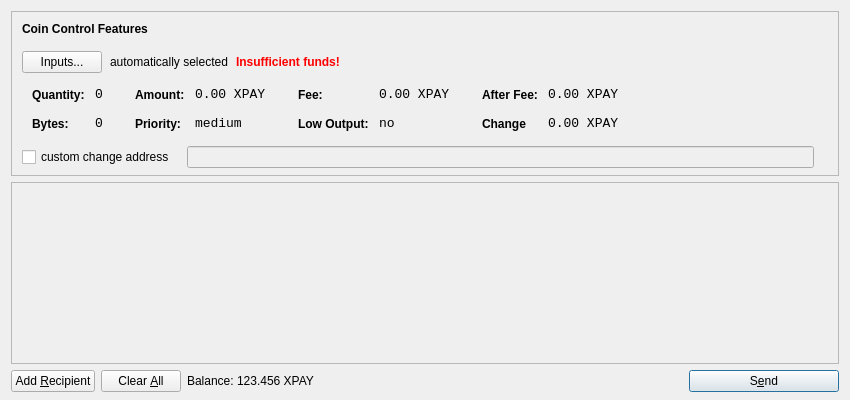
<?xml version="1.0" encoding="UTF-8"?>
<ui version="4.0">
 <class>SendCoinsDialog</class>
 <widget class="QDialog" name="SendCoinsDialog">
  <property name="geometry">
   <rect>
    <x>0</x>
    <y>0</y>
    <width>850</width>
    <height>400</height>
   </rect>
  </property>
  <property name="windowTitle">
   <string>Send Coins</string>
  </property>
  <layout class="QVBoxLayout" name="verticalLayout" stretch="0,1,0">
   <property name="bottomMargin">
    <number>8</number>
   </property>
   <item>
    <widget class="QFrame" name="frameCoinControl">
     <property name="sizePolicy">
      <sizepolicy hsizetype="Expanding" vsizetype="Expanding">
       <horstretch>0</horstretch>
       <verstretch>0</verstretch>
      </sizepolicy>
     </property>
     <property name="maximumSize">
      <size>
       <width>16777215</width>
       <height>16777215</height>
      </size>
     </property>
     <property name="frameShape">
      <enum>QFrame::StyledPanel</enum>
     </property>
     <property name="frameShadow">
      <enum>QFrame::Sunken</enum>
     </property>
     <layout class="QVBoxLayout" name="verticalLayoutCoinControl2">
      <property name="spacing">
       <number>-1</number>
      </property>
      <property name="leftMargin">
       <number>0</number>
      </property>
      <property name="topMargin">
       <number>0</number>
      </property>
      <property name="rightMargin">
       <number>0</number>
      </property>
      <property name="bottomMargin">
       <number>6</number>
      </property>
      <item>
       <layout class="QVBoxLayout" name="verticalLayoutCoinControl" stretch="0,0,0,0,1">
        <property name="spacing">
         <number>0</number>
        </property>
        <property name="leftMargin">
         <number>10</number>
        </property>
        <property name="topMargin">
         <number>10</number>
        </property>
        <item>
         <layout class="QHBoxLayout" name="horizontalLayoutCoinControl1">
          <property name="bottomMargin">
           <number>15</number>
          </property>
          <item>
           <widget class="QLabel" name="labelCoinControlFeatures">
            <property name="sizePolicy">
             <sizepolicy hsizetype="Preferred" vsizetype="Maximum">
              <horstretch>0</horstretch>
              <verstretch>0</verstretch>
             </sizepolicy>
            </property>
            <property name="font">
             <font>
              <weight>75</weight>
              <bold>true</bold>
             </font>
            </property>
            <property name="styleSheet">
             <string notr="true">font-weight:bold;</string>
            </property>
            <property name="text">
             <string>Coin Control Features</string>
            </property>
           </widget>
          </item>
         </layout>
        </item>
        <item>
         <layout class="QHBoxLayout" name="horizontalLayoutCoinControl2" stretch="0,0,0,0">
          <property name="spacing">
           <number>8</number>
          </property>
          <property name="bottomMargin">
           <number>10</number>
          </property>
          <item>
           <widget class="QPushButton" name="pushButtonCoinControl">
            <property name="styleSheet">
             <string notr="true"/>
            </property>
            <property name="text">
             <string>Inputs...</string>
            </property>
           </widget>
          </item>
          <item>
           <widget class="QLabel" name="labelCoinControlAutomaticallySelected">
            <property name="text">
             <string>automatically selected</string>
            </property>
            <property name="margin">
             <number>5</number>
            </property>
           </widget>
          </item>
          <item>
           <widget class="QLabel" name="labelCoinControlInsuffFunds">
            <property name="font">
             <font>
              <weight>75</weight>
              <bold>true</bold>
             </font>
            </property>
            <property name="styleSheet">
             <string notr="true">color:red;font-weight:bold;</string>
            </property>
            <property name="text">
             <string>Insufficient funds!</string>
            </property>
            <property name="margin">
             <number>5</number>
            </property>
           </widget>
          </item>
          <item>
           <spacer name="horizontalSpacerCoinControl">
            <property name="orientation">
             <enum>Qt::Horizontal</enum>
            </property>
            <property name="sizeHint" stdset="0">
             <size>
              <width>40</width>
              <height>1</height>
             </size>
            </property>
           </spacer>
          </item>
         </layout>
        </item>
        <item>
         <widget class="QWidget" name="widgetCoinControl" native="true">
          <property name="sizePolicy">
           <sizepolicy hsizetype="Preferred" vsizetype="Preferred">
            <horstretch>0</horstretch>
            <verstretch>0</verstretch>
           </sizepolicy>
          </property>
          <property name="minimumSize">
           <size>
            <width>0</width>
            <height>0</height>
           </size>
          </property>
          <property name="styleSheet">
           <string notr="true"/>
          </property>
          <layout class="QHBoxLayout" name="horizontalLayoutCoinControl5">
           <property name="margin">
            <number>0</number>
           </property>
           <item>
            <layout class="QHBoxLayout" name="horizontalLayoutCoinControl3" stretch="0,0,0,1">
             <property name="spacing">
              <number>20</number>
             </property>
             <property name="topMargin">
              <number>0</number>
             </property>
             <property name="bottomMargin">
              <number>10</number>
             </property>
             <item>
              <layout class="QFormLayout" name="formLayoutCoinControl1">
               <property name="horizontalSpacing">
                <number>10</number>
               </property>
               <property name="verticalSpacing">
                <number>14</number>
               </property>
               <property name="leftMargin">
                <number>10</number>
               </property>
               <property name="topMargin">
                <number>4</number>
               </property>
               <property name="rightMargin">
                <number>6</number>
               </property>
               <item row="0" column="0">
                <widget class="QLabel" name="labelCoinControlQuantityText">
                 <property name="styleSheet">
                  <string notr="true">font-weight:bold;</string>
                 </property>
                 <property name="text">
                  <string>Quantity:</string>
                 </property>
                 <property name="margin">
                  <number>0</number>
                 </property>
                </widget>
               </item>
               <item row="0" column="1">
                <widget class="QLabel" name="labelCoinControlQuantity">
                 <property name="font">
                  <font>
                   <family>Monospace</family>
                   <pointsize>10</pointsize>
                  </font>
                 </property>
                 <property name="cursor">
                  <cursorShape>IBeamCursor</cursorShape>
                 </property>
                 <property name="contextMenuPolicy">
                  <enum>Qt::ActionsContextMenu</enum>
                 </property>
                 <property name="text">
                  <string>0</string>
                 </property>
                 <property name="margin">
                  <number>0</number>
                 </property>
                 <property name="textInteractionFlags">
                  <set>Qt::LinksAccessibleByMouse|Qt::TextSelectableByKeyboard|Qt::TextSelectableByMouse</set>
                 </property>
                </widget>
               </item>
               <item row="1" column="0">
                <widget class="QLabel" name="labelCoinControlBytesText">
                 <property name="styleSheet">
                  <string notr="true">font-weight:bold;</string>
                 </property>
                 <property name="text">
                  <string>Bytes:</string>
                 </property>
                </widget>
               </item>
               <item row="1" column="1">
                <widget class="QLabel" name="labelCoinControlBytes">
                 <property name="font">
                  <font>
                   <family>Monospace</family>
                   <pointsize>10</pointsize>
                  </font>
                 </property>
                 <property name="cursor">
                  <cursorShape>IBeamCursor</cursorShape>
                 </property>
                 <property name="contextMenuPolicy">
                  <enum>Qt::ActionsContextMenu</enum>
                 </property>
                 <property name="text">
                  <string>0</string>
                 </property>
                 <property name="textInteractionFlags">
                  <set>Qt::LinksAccessibleByMouse|Qt::TextSelectableByKeyboard|Qt::TextSelectableByMouse</set>
                 </property>
                </widget>
               </item>
              </layout>
             </item>
             <item>
              <layout class="QFormLayout" name="formLayoutCoinControl2">
               <property name="horizontalSpacing">
                <number>10</number>
               </property>
               <property name="verticalSpacing">
                <number>14</number>
               </property>
               <property name="leftMargin">
                <number>6</number>
               </property>
               <property name="topMargin">
                <number>4</number>
               </property>
               <property name="rightMargin">
                <number>6</number>
               </property>
               <item row="0" column="0">
                <widget class="QLabel" name="labelCoinControlAmountText">
                 <property name="styleSheet">
                  <string notr="true">font-weight:bold;</string>
                 </property>
                 <property name="text">
                  <string>Amount:</string>
                 </property>
                 <property name="margin">
                  <number>0</number>
                 </property>
                </widget>
               </item>
               <item row="0" column="1">
                <widget class="QLabel" name="labelCoinControlAmount">
                 <property name="font">
                  <font>
                   <family>Monospace</family>
                   <pointsize>10</pointsize>
                  </font>
                 </property>
                 <property name="cursor">
                  <cursorShape>IBeamCursor</cursorShape>
                 </property>
                 <property name="contextMenuPolicy">
                  <enum>Qt::ActionsContextMenu</enum>
                 </property>
                 <property name="text">
                  <string>0.00 XPAY</string>
                 </property>
                 <property name="textInteractionFlags">
                  <set>Qt::LinksAccessibleByMouse|Qt::TextSelectableByKeyboard|Qt::TextSelectableByMouse</set>
                 </property>
                </widget>
               </item>
               <item row="1" column="0">
                <widget class="QLabel" name="labelCoinControlPriorityText">
                 <property name="styleSheet">
                  <string notr="true">font-weight:bold;</string>
                 </property>
                 <property name="text">
                  <string>Priority:</string>
                 </property>
                </widget>
               </item>
               <item row="1" column="1">
                <widget class="QLabel" name="labelCoinControlPriority">
                 <property name="font">
                  <font>
                   <family>Monospace</family>
                   <pointsize>10</pointsize>
                  </font>
                 </property>
                 <property name="cursor">
                  <cursorShape>IBeamCursor</cursorShape>
                 </property>
                 <property name="contextMenuPolicy">
                  <enum>Qt::ActionsContextMenu</enum>
                 </property>
                 <property name="text">
                  <string>medium</string>
                 </property>
                 <property name="textInteractionFlags">
                  <set>Qt::LinksAccessibleByMouse|Qt::TextSelectableByKeyboard|Qt::TextSelectableByMouse</set>
                 </property>
                </widget>
               </item>
              </layout>
             </item>
             <item>
              <layout class="QFormLayout" name="formLayoutCoinControl3">
               <property name="horizontalSpacing">
                <number>10</number>
               </property>
               <property name="verticalSpacing">
                <number>14</number>
               </property>
               <property name="leftMargin">
                <number>6</number>
               </property>
               <property name="topMargin">
                <number>4</number>
               </property>
               <property name="rightMargin">
                <number>6</number>
               </property>
               <item row="0" column="0">
                <widget class="QLabel" name="labelCoinControlFeeText">
                 <property name="styleSheet">
                  <string notr="true">font-weight:bold;</string>
                 </property>
                 <property name="text">
                  <string>Fee:</string>
                 </property>
                 <property name="margin">
                  <number>0</number>
                 </property>
                </widget>
               </item>
               <item row="0" column="1">
                <widget class="QLabel" name="labelCoinControlFee">
                 <property name="font">
                  <font>
                   <family>Monospace</family>
                   <pointsize>10</pointsize>
                  </font>
                 </property>
                 <property name="cursor">
                  <cursorShape>IBeamCursor</cursorShape>
                 </property>
                 <property name="contextMenuPolicy">
                  <enum>Qt::ActionsContextMenu</enum>
                 </property>
                 <property name="text">
                  <string>0.00 XPAY</string>
                 </property>
                 <property name="textInteractionFlags">
                  <set>Qt::LinksAccessibleByMouse|Qt::TextSelectableByKeyboard|Qt::TextSelectableByMouse</set>
                 </property>
                </widget>
               </item>
               <item row="1" column="0">
                <widget class="QLabel" name="labelCoinControlLowOutputText">
                 <property name="styleSheet">
                  <string notr="true">font-weight:bold;</string>
                 </property>
                 <property name="text">
                  <string>Low Output:</string>
                 </property>
                </widget>
               </item>
               <item row="1" column="1">
                <widget class="QLabel" name="labelCoinControlLowOutput">
                 <property name="font">
                  <font>
                   <family>Monospace</family>
                   <pointsize>10</pointsize>
                  </font>
                 </property>
                 <property name="cursor">
                  <cursorShape>IBeamCursor</cursorShape>
                 </property>
                 <property name="contextMenuPolicy">
                  <enum>Qt::ActionsContextMenu</enum>
                 </property>
                 <property name="text">
                  <string>no</string>
                 </property>
                 <property name="textInteractionFlags">
                  <set>Qt::LinksAccessibleByMouse|Qt::TextSelectableByKeyboard|Qt::TextSelectableByMouse</set>
                 </property>
                </widget>
               </item>
              </layout>
             </item>
             <item>
              <layout class="QFormLayout" name="formLayoutCoinControl4">
               <property name="horizontalSpacing">
                <number>10</number>
               </property>
               <property name="verticalSpacing">
                <number>14</number>
               </property>
               <property name="leftMargin">
                <number>6</number>
               </property>
               <property name="topMargin">
                <number>4</number>
               </property>
               <property name="rightMargin">
                <number>6</number>
               </property>
               <item row="0" column="0">
                <widget class="QLabel" name="labelCoinControlAfterFeeText">
                 <property name="styleSheet">
                  <string notr="true">font-weight:bold;</string>
                 </property>
                 <property name="text">
                  <string>After Fee:</string>
                 </property>
                 <property name="margin">
                  <number>0</number>
                 </property>
                </widget>
               </item>
               <item row="0" column="1">
                <widget class="QLabel" name="labelCoinControlAfterFee">
                 <property name="font">
                  <font>
                   <family>Monospace</family>
                   <pointsize>10</pointsize>
                  </font>
                 </property>
                 <property name="cursor">
                  <cursorShape>IBeamCursor</cursorShape>
                 </property>
                 <property name="contextMenuPolicy">
                  <enum>Qt::ActionsContextMenu</enum>
                 </property>
                 <property name="text">
                  <string>0.00 XPAY</string>
                 </property>
                 <property name="textInteractionFlags">
                  <set>Qt::LinksAccessibleByMouse|Qt::TextSelectableByKeyboard|Qt::TextSelectableByMouse</set>
                 </property>
                </widget>
               </item>
               <item row="1" column="0">
                <widget class="QLabel" name="labelCoinControlChangeText">
                 <property name="styleSheet">
                  <string notr="true">font-weight:bold;</string>
                 </property>
                 <property name="text">
                  <string>Change</string>
                 </property>
                </widget>
               </item>
               <item row="1" column="1">
                <widget class="QLabel" name="labelCoinControlChange">
                 <property name="font">
                  <font>
                   <family>Monospace</family>
                   <pointsize>10</pointsize>
                  </font>
                 </property>
                 <property name="cursor">
                  <cursorShape>IBeamCursor</cursorShape>
                 </property>
                 <property name="contextMenuPolicy">
                  <enum>Qt::ActionsContextMenu</enum>
                 </property>
                 <property name="text">
                  <string>0.00 XPAY</string>
                 </property>
                 <property name="textInteractionFlags">
                  <set>Qt::LinksAccessibleByMouse|Qt::TextSelectableByKeyboard|Qt::TextSelectableByMouse</set>
                 </property>
                </widget>
               </item>
              </layout>
             </item>
            </layout>
           </item>
          </layout>
         </widget>
        </item>
        <item>
         <layout class="QHBoxLayout" name="horizontalLayoutCoinControl4" stretch="0,0,0">
          <property name="spacing">
           <number>12</number>
          </property>
          <property name="sizeConstraint">
           <enum>QLayout::SetDefaultConstraint</enum>
          </property>
          <property name="topMargin">
           <number>5</number>
          </property>
          <property name="rightMargin">
           <number>5</number>
          </property>
          <item>
           <widget class="QCheckBox" name="checkBoxCoinControlChange">
            <property name="text">
             <string>custom change address</string>
            </property>
           </widget>
          </item>
          <item>
           <widget class="QLineEdit" name="lineEditCoinControlChange">
            <property name="enabled">
             <bool>false</bool>
            </property>
            <property name="sizePolicy">
             <sizepolicy hsizetype="Expanding" vsizetype="Fixed">
              <horstretch>0</horstretch>
              <verstretch>0</verstretch>
             </sizepolicy>
            </property>
           </widget>
          </item>
          <item>
           <widget class="QLabel" name="labelCoinControlChangeLabel">
            <property name="sizePolicy">
             <sizepolicy hsizetype="Preferred" vsizetype="Expanding">
              <horstretch>0</horstretch>
              <verstretch>0</verstretch>
             </sizepolicy>
            </property>
            <property name="minimumSize">
             <size>
              <width>0</width>
              <height>0</height>
             </size>
            </property>
            <property name="text">
             <string/>
            </property>
            <property name="margin">
             <number>3</number>
            </property>
           </widget>
          </item>
         </layout>
        </item>
        <item>
         <spacer name="verticalSpacerCoinControl">
          <property name="orientation">
           <enum>Qt::Vertical</enum>
          </property>
          <property name="sizeHint" stdset="0">
           <size>
            <width>800</width>
            <height>1</height>
           </size>
          </property>
         </spacer>
        </item>
       </layout>
      </item>
     </layout>
    </widget>
   </item>
   <item>
    <widget class="QScrollArea" name="scrollArea">
     <property name="widgetResizable">
      <bool>true</bool>
     </property>
     <widget class="QWidget" name="scrollAreaWidgetContents">
      <property name="geometry">
       <rect>
        <x>0</x>
        <y>0</y>
        <width>830</width>
        <height>165</height>
       </rect>
      </property>
      <layout class="QVBoxLayout" name="verticalLayout_2">
       <property name="margin">
        <number>0</number>
       </property>
       <item>
        <layout class="QVBoxLayout" name="entries">
         <property name="spacing">
          <number>6</number>
         </property>
        </layout>
       </item>
       <item>
        <spacer name="verticalSpacer">
         <property name="orientation">
          <enum>Qt::Vertical</enum>
         </property>
         <property name="sizeHint" stdset="0">
          <size>
           <width>20</width>
           <height>40</height>
          </size>
         </property>
        </spacer>
       </item>
      </layout>
     </widget>
    </widget>
   </item>
   <item>
    <layout class="QHBoxLayout" name="horizontalLayout">
     <item>
      <widget class="QPushButton" name="addButton">
       <property name="toolTip">
        <string>Send to multiple recipients at once</string>
       </property>
       <property name="text">
        <string>Add &amp;Recipient</string>
       </property>
       <property name="icon">
        <iconset resource="../bitcoin.qrc">
         <normaloff>:/icons/add</normaloff>:/icons/add</iconset>
       </property>
       <property name="autoDefault">
        <bool>false</bool>
       </property>
      </widget>
     </item>
     <item>
      <widget class="QPushButton" name="clearButton">
       <property name="sizePolicy">
        <sizepolicy hsizetype="Minimum" vsizetype="Fixed">
         <horstretch>0</horstretch>
         <verstretch>0</verstretch>
        </sizepolicy>
       </property>
       <property name="toolTip">
        <string>Remove all transaction fields</string>
       </property>
       <property name="text">
        <string>Clear &amp;All</string>
       </property>
       <property name="icon">
        <iconset resource="../bitcoin.qrc">
         <normaloff>:/icons/remove</normaloff>:/icons/remove</iconset>
       </property>
       <property name="autoRepeatDelay">
        <number>300</number>
       </property>
       <property name="autoDefault">
        <bool>false</bool>
       </property>
      </widget>
     </item>
     <item>
      <layout class="QHBoxLayout" name="horizontalLayout_2">
       <property name="spacing">
        <number>3</number>
       </property>
       <item>
        <widget class="QLabel" name="label">
         <property name="sizePolicy">
          <sizepolicy hsizetype="Preferred" vsizetype="Fixed">
           <horstretch>0</horstretch>
           <verstretch>0</verstretch>
          </sizepolicy>
         </property>
         <property name="text">
          <string>Balance:</string>
         </property>
        </widget>
       </item>
       <item>
        <widget class="QLabel" name="labelBalance">
         <property name="sizePolicy">
          <sizepolicy hsizetype="Preferred" vsizetype="Fixed">
           <horstretch>0</horstretch>
           <verstretch>0</verstretch>
          </sizepolicy>
         </property>
         <property name="cursor">
          <cursorShape>IBeamCursor</cursorShape>
         </property>
         <property name="text">
          <string>123.456 XPAY</string>
         </property>
         <property name="textInteractionFlags">
          <set>Qt::LinksAccessibleByMouse|Qt::TextSelectableByKeyboard|Qt::TextSelectableByMouse</set>
         </property>
        </widget>
       </item>
      </layout>
     </item>
     <item>
      <spacer name="horizontalSpacer">
       <property name="orientation">
        <enum>Qt::Horizontal</enum>
       </property>
       <property name="sizeHint" stdset="0">
        <size>
         <width>40</width>
         <height>20</height>
        </size>
       </property>
      </spacer>
     </item>
     <item>
      <widget class="QPushButton" name="sendButton">
       <property name="minimumSize">
        <size>
         <width>150</width>
         <height>0</height>
        </size>
       </property>
       <property name="toolTip">
        <string>Confirm the send action</string>
       </property>
       <property name="text">
        <string>S&amp;end</string>
       </property>
       <property name="icon">
        <iconset resource="../bitcoin.qrc">
         <normaloff>:/icons/send</normaloff>:/icons/send</iconset>
       </property>
       <property name="default">
        <bool>true</bool>
       </property>
      </widget>
     </item>
    </layout>
   </item>
  </layout>
 </widget>
 <resources>
  <include location="../bitcoin.qrc"/>
 </resources>
 <connections/>
</ui>
